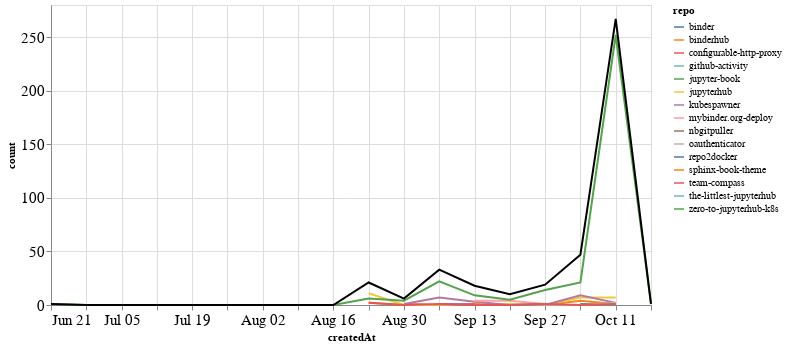

This figure's notebook cell:
### Markdown cell above
## Comments

### Code cell
comments_time = comments.groupby('repo').resample('W', on='createdAt').count()['author'].reset_index()
comments_time = comments_time.rename(columns={'author': 'count'})
comments_time_total = comments_time.groupby('createdAt').agg({"count": "sum"}).reset_index()
ch1 = alt.Chart(comments_time, width=600).mark_line().encode(
    x='createdAt',
    y='count',
    color='repo',
    tooltip="repo"
)

ch2 = alt.Chart(comments_time_total, width=600).mark_line(color="black").encode(
    x='createdAt',
    y='count',
)

ch1 + ch2

### Figure 1 — Vega-Lite specification as saved in the notebook (floating-point values rounded to 4 significant figures)
{"config": {"axisLeft": {"labelFontSize": 15}, "axisBottom": {"labelFontSize": 15}}, "layer": [{"data": {"name": "data-809a7b59b3d21abcb292d54da0b78a93"}, "mark": "line", "encoding": {"color": {"type": "nominal", "field": "repo"}, "tooltip": {"type": "nominal", "field": "repo"}, "x": {"type": "temporal", "field": "createdAt"}, "y": {"type": "quantitative", "field": "count"}}, "width": 600}, {"data": {"name": "data-c9c12a3fe159bb79fb07425247f56df3"}, "mark": {"type": "line", "color": "black"}, "encoding": {"x": {"type": "temporal", "field": "createdAt"}, "y": {"type": "quantitative", "field": "count"}}, "width": 600}], "$schema": "https://vega.github.io/schema/vega-lite/v4.8.1.json", "datasets": {"data-809a7b59b3d21abcb292d54da0b78a93": [{"repo": "binder", "createdAt": "2020-10-04T00:00:00", "count": 1}, {"repo": "binder", "createdAt": "2020-10-11T00:00:00", "count": 1}, {"repo": "binderhub", "createdAt": "2020-08-23T00:00:00", "count": 2}, {"repo": "binderhub", "createdAt": "2020-08-30T00:00:00", "count": 0}, {"repo": "binderhub", "createdAt": "2020-09-06T00:00:00", "count": 0}, {"repo": "binderhub", "createdAt": "2020-09-13T00:00:00", "count": 1}, {"repo": "binderhub", "createdAt": "2020-09-20T00:00:00", "count": 0}, {"repo": "binderhub", "createdAt": "2020-09-27T00:00:00", "count": 0}, {"repo": "binderhub", "createdAt": "2020-10-04T00:00:00", "count": 4}, {"repo": "binderhub", "createdAt": "2020-10-11T00:00:00", "count": 1}, {"repo": "configurable-http-proxy", "createdAt": "2020-08-30T00:00:00", "count": 1}, {"repo": "configurable-http-proxy", "createdAt": "2020-09-06T00:00:00", "count": 0}, {"repo": "configurable-http-proxy", "createdAt": "2020-09-13T00:00:00", "count": 1}, {"repo": "github-activity", "createdAt": "2020-10-11T00:00:00", "count": 1}, {"repo": "jupyter-book", "createdAt": "2020-10-04T00:00:00", "count": 2}, {"repo": "jupyterhub", "createdAt": "2020-08-23T00:00:00", "count": 11}, {"repo": "jupyterhub", "createdAt": "2020-08-30T00:00:00", "count": 0}, {"repo": "jupyterhub", "createdAt": "2020-09-06T00:00:00", "count": 0}, {"repo": "jupyterhub", "createdAt": "2020-09-13T00:00:00", "count": 0}, {"repo": "jupyterhub", "createdAt": "2020-09-20T00:00:00", "count": 1}, {"repo": "jupyterhub", "createdAt": "2020-09-27T00:00:00", "count": 0}, {"repo": "jupyterhub", "createdAt": "2020-10-04T00:00:00", "count": 7}, {"repo": "jupyterhub", "createdAt": "2020-10-11T00:00:00", "count": 7}, {"repo": "kubespawner", "createdAt": "2020-08-30T00:00:00", "count": 1}, {"repo": "kubespawner", "createdAt": "2020-09-06T00:00:00", "count": 7}, {"repo": "kubespawner", "createdAt": "2020-09-13T00:00:00", "count": 3}, {"repo": "kubespawner", "createdAt": "2020-09-20T00:00:00", "count": 0}, {"repo": "kubespawner", "createdAt": "2020-09-27T00:00:00", "count": 0}, {"repo": "kubespawner", "createdAt": "2020-10-04T00:00:00", "count": 9}, {"repo": "kubespawner", "createdAt": "2020-10-11T00:00:00", "count": 2}, {"repo": "mybinder.org-deploy", "createdAt": "2020-09-13T00:00:00", "count": 4}, {"repo": "mybinder.org-deploy", "createdAt": "2020-09-20T00:00:00", "count": 4}, {"repo": "mybinder.org-deploy", "createdAt": "2020-09-27T00:00:00", "count": 1}, {"repo": "nbgitpuller", "createdAt": "2020-10-04T00:00:00", "count": 3}, {"repo": "oauthenticator", "createdAt": "2020-09-06T00:00:00", "count": 1}, {"repo": "oauthenticator", "createdAt": "2020-09-13T00:00:00", "count": 0}, {"repo": "oauthenticator", "createdAt": "2020-09-20T00:00:00", "count": 0}, {"repo": "oauthenticator", "createdAt": "2020-09-27T00:00:00", "count": 0}, {"repo": "oauthenticator", "createdAt": "2020-10-04T00:00:00", "count": 0}, {"repo": "oauthenticator", "createdAt": "2020-10-11T00:00:00", "count": 2}, {"repo": "repo2docker", "createdAt": "2020-09-06T00:00:00", "count": 1}, {"repo": "repo2docker", "createdAt": "2020-09-13T00:00:00", "count": 0}, {"repo": "repo2docker", "createdAt": "2020-09-20T00:00:00", "count": 0}, {"repo": "repo2docker", "createdAt": "2020-09-27T00:00:00", "count": 1}, {"repo": "sphinx-book-theme", "createdAt": "2020-09-27T00:00:00", "count": 2}, {"repo": "team-compass", "createdAt": "2020-08-23T00:00:00", "count": 2}, {"repo": "team-compass", "createdAt": "2020-08-30T00:00:00", "count": 0}, {"repo": "team-compass", "createdAt": "2020-09-06T00:00:00", "count": 1}, {"repo": "team-compass", "createdAt": "2020-09-13T00:00:00", "count": 0}, {"repo": "team-compass", "createdAt": "2020-09-20T00:00:00", "count": 0}, {"repo": "team-compass", "createdAt": "2020-09-27T00:00:00", "count": 1}, {"repo": "team-compass", "createdAt": "2020-10-04T00:00:00", "count": 0}, {"repo": "team-compass", "createdAt": "2020-10-11T00:00:00", "count": 1}, {"repo": "the-littlest-jupyterhub", "createdAt": "2020-09-06T00:00:00", "count": 1}, {"repo": "zero-to-jupyterhub-k8s", "createdAt": "2020-06-21T00:00:00", "count": 1}, {"repo": "zero-to-jupyterhub-k8s", "createdAt": "2020-06-28T00:00:00", "count": 0}, {"repo": "zero-to-jupyterhub-k8s", "createdAt": "2020-07-05T00:00:00", "count": 0}, {"repo": "zero-to-jupyterhub-k8s", "createdAt": "2020-07-12T00:00:00", "count": 0}, {"repo": "zero-to-jupyterhub-k8s", "createdAt": "2020-07-19T00:00:00", "count": 0}, {"repo": "zero-to-jupyterhub-k8s", "createdAt": "2020-07-26T00:00:00", "count": 0}, {"repo": "zero-to-jupyterhub-k8s", "createdAt": "2020-08-02T00:00:00", "count": 0}, {"repo": "zero-to-jupyterhub-k8s", "createdAt": "2020-08-09T00:00:00", "count": 0}, {"repo": "zero-to-jupyterhub-k8s", "createdAt": "2020-08-16T00:00:00", "count": 0}, {"repo": "zero-to-jupyterhub-k8s", "createdAt": "2020-08-23T00:00:00", "count": 6}, {"repo": "zero-to-jupyterhub-k8s", "createdAt": "2020-08-30T00:00:00", "count": 4}, {"repo": "zero-to-jupyterhub-k8s", "createdAt": "2020-09-06T00:00:00", "count": 22}, {"repo": "zero-to-jupyterhub-k8s", "createdAt": "2020-09-13T00:00:00", "count": 9}, {"repo": "zero-to-jupyterhub-k8s", "createdAt": "2020-09-20T00:00:00", "count": 5}, {"repo": "zero-to-jupyterhub-k8s", "createdAt": "2020-09-27T00:00:00", "count": 14}, {"repo": "zero-to-jupyterhub-k8s", "createdAt": "2020-10-04T00:00:00", "count": 21}, {"repo": "zero-to-jupyterhub-k8s", "createdAt": "2020-10-11T00:00:00", "count": 252}, {"repo": "zero-to-jupyterhub-k8s", "createdAt": "2020-10-18T00:00:00", "count": 1}], "data-c9c12a3fe159bb79fb07425247f56df3": [{"createdAt": "2020-06-21T00:00:00", "count": 1}, {"createdAt": "2020-06-28T00:00:00", "count": 0}, {"createdAt": "2020-07-05T00:00:00", "count": 0}, {"createdAt": "2020-07-12T00:00:00", "count": 0}, {"createdAt": "2020-07-19T00:00:00", "count": 0}, {"createdAt": "2020-07-26T00:00:00", "count": 0}, {"createdAt": "2020-08-02T00:00:00", "count": 0}, {"createdAt": "2020-08-09T00:00:00", "count": 0}, {"createdAt": "2020-08-16T00:00:00", "count": 0}, {"createdAt": "2020-08-23T00:00:00", "count": 21}, {"createdAt": "2020-08-30T00:00:00", "count": 6}, {"createdAt": "2020-09-06T00:00:00", "count": 33}, {"createdAt": "2020-09-13T00:00:00", "count": 18}, {"createdAt": "2020-09-20T00:00:00", "count": 10}, {"createdAt": "2020-09-27T00:00:00", "count": 19}, {"createdAt": "2020-10-04T00:00:00", "count": 47}, {"createdAt": "2020-10-11T00:00:00", "count": 267}, {"createdAt": "2020-10-18T00:00:00", "count": 1}]}}
